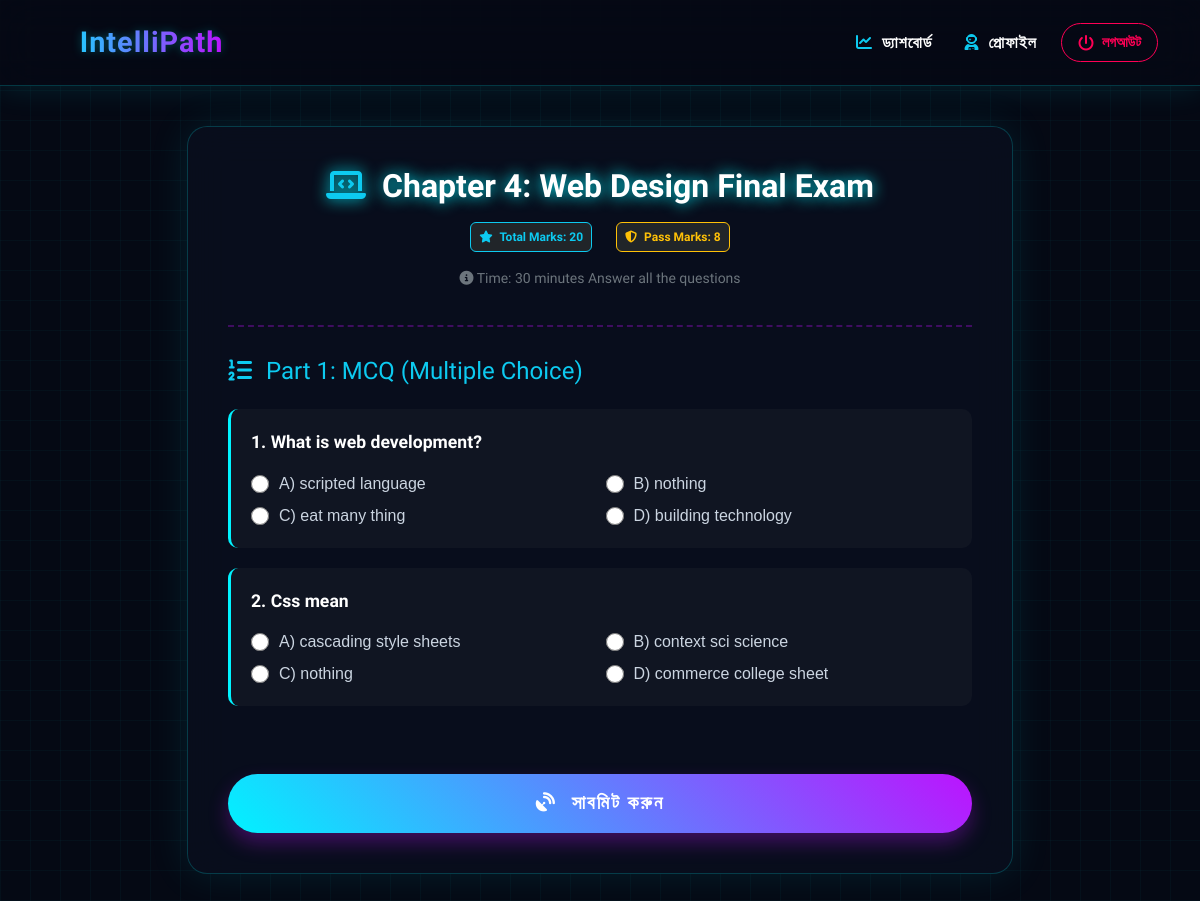
Screenshot of /exam/1/ (signed in) with the database file from the repository.
### students/models.py (models this page shows, shortened)
class Exam(models.Model):
    course = models.ForeignKey(
        'Course', on_delete=models.CASCADE, related_name='exams')
    title = models.CharField(max_length=255)
    description = models.TextField(blank=True, null=True)
    total_marks = models.IntegerField(default=100)
    pass_marks = models.IntegerField(default=40)
    created_at = models.DateTimeField(auto_now_add=True)

class ExamQuestion(models.Model):
    exam = models.ForeignKey(
        Exam, on_delete=models.CASCADE, related_name='questions')
    question_text = models.TextField()
    option_a = models.CharField(max_length=255)
    option_b = models.CharField(max_length=255)
    option_c = models.CharField(max_length=255)
    option_d = models.CharField(max_length=255)
    CORRECT_OPTIONS = (
        ('A', 'Option A'),
        ('B', 'Option B'),
        ('C', 'Option C'),
        ('D', 'Option D'),
    )
    correct_option = models.CharField(max_length=1, choices=CORRECT_OPTIONS)

### students/views.py (the view, shortened to what this page needs)
# urls.py: path('exam/<int:exam_id>/', views.take_exam, name='take_exam'),
@login_required
def take_exam(request, exam_id):
    exam = get_object_or_404(Exam, id=exam_id)
    if ExamResult.objects.filter(student=request.user, exam=exam).exists() or ExamWrittenSubmission.objects.filter(student=request.user, exam=exam).exists():
        messages.warning(request, "আপনি ইতিমধ্যে এই পরীক্ষাটি দিয়েছেন!")
        return redirect('dashboard')
    return render(request, 'students/take_exam.html', {'exam': exam})

### students/templates/students/take_exam.html (shortened to what this page needs)
{% extends 'students/base.html' %}
{% block content %}
<div class="container exam-container">
    <div class="cyber-vault">
        <div class="exam-header text-center">
            <h2 class="text-white" style="font-family: 'Orbitron'; font-weight: 800; text-shadow: 0 0 15px var(--neon-blue);">
                <i class="fas fa-laptop-code text-info me-2"></i> {{ exam.title }}
            </h2>
            <div class="d-flex justify-content-center gap-4 mt-3">
                <span class="badge bg-dark border border-info text-info p-2"><i class="fas fa-star me-1"></i> Total Marks: {{ exam.total_marks }}</span>
                <span class="badge bg-dark border border-warning text-warning p-2"><i class="fas fa-shield-alt me-1"></i> Pass Marks: {{ exam.pass_marks }}</span>
            </div>
            {% if exam.description %}
                <p class="text-secondary mt-3 small"><i class="fas fa-info-circle"></i> {{ exam.description }}</p>
            {% endif %}
        </div>
        <form method="POST" enctype="multipart/form-data">
            {% if exam.questions.all %}
                <h4 class="text-info mb-4" style="font-family: 'Orbitron';"><i class="fas fa-list-ol me-2"></i> Part 1: MCQ (Multiple Choice)</h4>
                {% for q in exam.questions.all %}
                <div class="cyber-box">
                    <p class="text-white fw-bold mb-3" style="font-size: 1.1rem;">{{ forloop.counter }}. {{ q.question_text }}</p>
                    <div class="row g-2">
                        <div class="col-md-6"><label class="d-flex align-items-center"><input type="radio" name="question_{{ q.id }}" value="A" class="cyber-radio" required> <span class="cyber-label">A) {{ q.option_a }}</span></label></div>
                        <div class="col-md-6"><label class="d-flex align-items-center"><input type="radio" name="question_{{ q.id }}" value="B" class="cyber-radio" required> <span class="cyber-label">B) {{ q.option_b }}</span></label></div>
                        <div class="col-md-6"><label class="d-flex align-items-center"><input type="radio" name="question_{{ q.id }}" value="C" class="cyber-radio" required> <span class="cyber-label">C) {{ q.option_c }}</span></label></div>
                        <div class="col-md-6"><label class="d-flex align-items-center"><input type="radio" name="question_{{ q.id }}" value="D" class="cyber-radio" required> <span class="cyber-label">D) {{ q.option_d }}</span></label></div>
                    </div>
                </div>
                {% endfor %}
            {% endif %}
            <button type="submit" class="btn-submit-exam mt-5">
                <i class="fas fa-satellite-dish me-2"></i> সাবমিট করুন
            </button>
        </form>
    </div>
</div>
{% endblock %}

### students/templates/students/base.html (style rules this page uses)
:root { --neon-blue: #00f3ff; --neon-purple: #bc13fe; --dark-bg: #050914; }
body { background-color: var(--dark-bg); font-family: 'Hind Siliguri', sans-serif; color: #fff; background-image: linear-gradient(rgba(0, 243, 255, 0.03) 1px, transparent 1px), linear-gradient(90deg, rgba(0, 243, 255, 0.03) 1px, transparent 1px); background-size: 30px 30px; background-attachment: fixed; }

### students/templates/students/take_exam.html (style rules this page uses)
.exam-container { max-width: 850px; margin: 40px auto; }
.cyber-vault { background: rgba(10, 15, 30, 0.85); backdrop-filter: blur(20px); border: 1px solid rgba(0, 243, 255, 0.2); border-radius: 20px; box-shadow: 0 0 40px rgba(0, 243, 255, 0.1); padding: 40px; }
.exam-header { border-bottom: 2px dashed rgba(188, 19, 254, 0.3); padding-bottom: 20px; margin-bottom: 30px; }
.cyber-box { background: rgba(255, 255, 255, 0.03); border-left: 3px solid var(--neon-blue); border-radius: 10px; padding: 20px; margin-bottom: 20px; transition: 0.3s; }
.cyber-radio { accent-color: var(--neon-blue); width: 18px; height: 18px; cursor: pointer; }
.cyber-label { color: #cbd5e1; cursor: pointer; margin-left: 10px; font-family: 'Poppins', sans-serif; }
.btn-submit-exam { background: linear-gradient(45deg, #00f3ff, #bc13fe); border: none; color: white; font-weight: 800; font-size: 1.2rem; padding: 15px; border-radius: 50px; width: 100%; letter-spacing: 2px; text-transform: uppercase; transition: 0.4s; box-shadow: 0 10px 20px rgba(188, 19, 254, 0.3); }

### rows the page displays
Exam: title "Chapter 4: Web Design Final Exam", total_marks "20", pass_marks "8", description "Time: 30 minutes Answer all the questions"
ExamQuestion: question_text "What is web development?", option_a "scripted language", option_b "nothing", option_c "eat many thing", option_d "building technology"
ExamQuestion: question_text "Css mean", option_a "cascading style sheets", option_b "context sci science", option_c "nothing", option_d "commerce college sheet"
